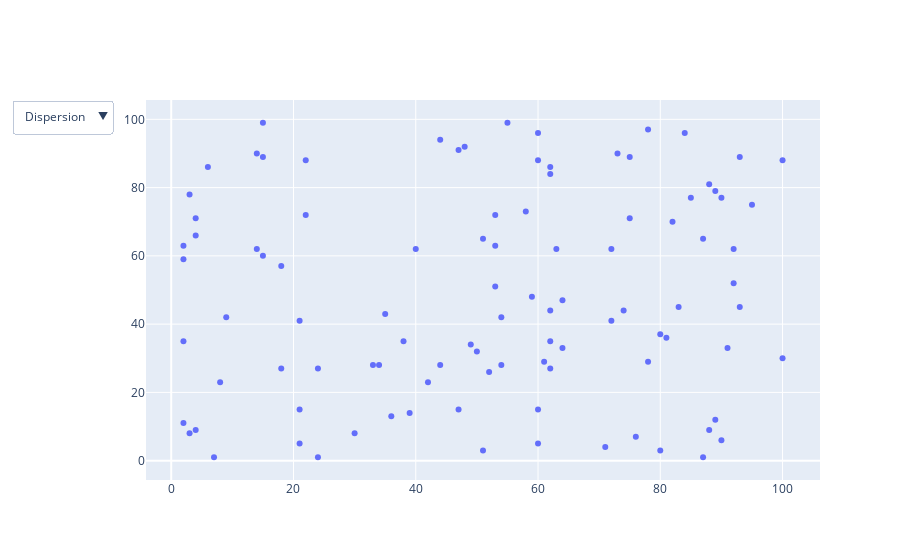

Write notebook code for a chart like this one.
### Code cell
import plotly.graph_objects as px
#Incluir funcionabilidades a nuestro grafico. Queremos 
np.random.seed(42)

random_x = np.random.randint(1,101,100)
random_y = np.random.randint(1,101,100)

plot = px.Figure(data=[px.Scatter(x=random_x,y=random_y, mode='markers')])

plot.update_layout(
updatemenus=[
    dict(buttons=list([
    dict(args=['type', 'scatter'], label='Dispersion', method='restyle'),
    dict(args=['type', 'bar'], label='Barras', method='restyle')]), direction ='down')])

plot.show()

### Figure 1 — Plotly figure (JSON) as saved in the notebook; plotly's stock layout.template omitted (floating-point values rounded to 4 significant figures)
{"data": [{"mode": "markers", "type": "scatter", "x": [52, 93, 15, 72, 61, 21, 83, 87, 75, 75, 88, 100, 24, 3, 22, 53, 2, 88, 30, 38, 2, 64, 60, 21, 33, 76, 58, 22, 89, 49, 91, 59, 42, 92, 60, 80, 15, 62, 62, 47, 62, 51, 55, 64, 3, 51, 7, 21, 73, 39, 18, 4, 89, 60, 14, 9, 90, 53, 2, 84, 92, 60, 71, 44, 8, 47, 35, 78, 81, 36, 50, 4, 2, 6, 54, 4, 54, 93, 63, 18, 90, 44, 34, 74, 62, 100, 14, 95, 48, 15, 72, 78, 87, 62, 40, 85, 80, 82, 53, 24], "y": [26, 89, 60, 41, 29, 15, 45, 65, 89, 71, 9, 88, 1, 8, 88, 63, 11, 81, 8, 35, 35, 33, 5, 41, 28, 7, 73, 72, 12, 34, 33, 48, 23, 62, 88, 37, 99, 44, 86, 91, 35, 65, 99, 47, 78, 3, 1, 5, 90, 14, 27, 9, 79, 15, 90, 42, 77, 51, 63, 96, 52, 96, 4, 94, 23, 15, 43, 29, 36, 13, 32, 71, 59, 86, 28, 66, 42, 45, 62, 57, 6, 28, 28, 44, 84, 30, 62, 75, 92, 89, 62, 97, 1, 27, 62, 77, 3, 70, 72, 27]}], "layout": {"updatemenus": [{"buttons": [{"args": ["type", "scatter"], "label": "Dispersion", "method": "restyle"}, {"args": ["type", "bar"], "label": "Barras", "method": "restyle"}], "direction": "down"}]}}
